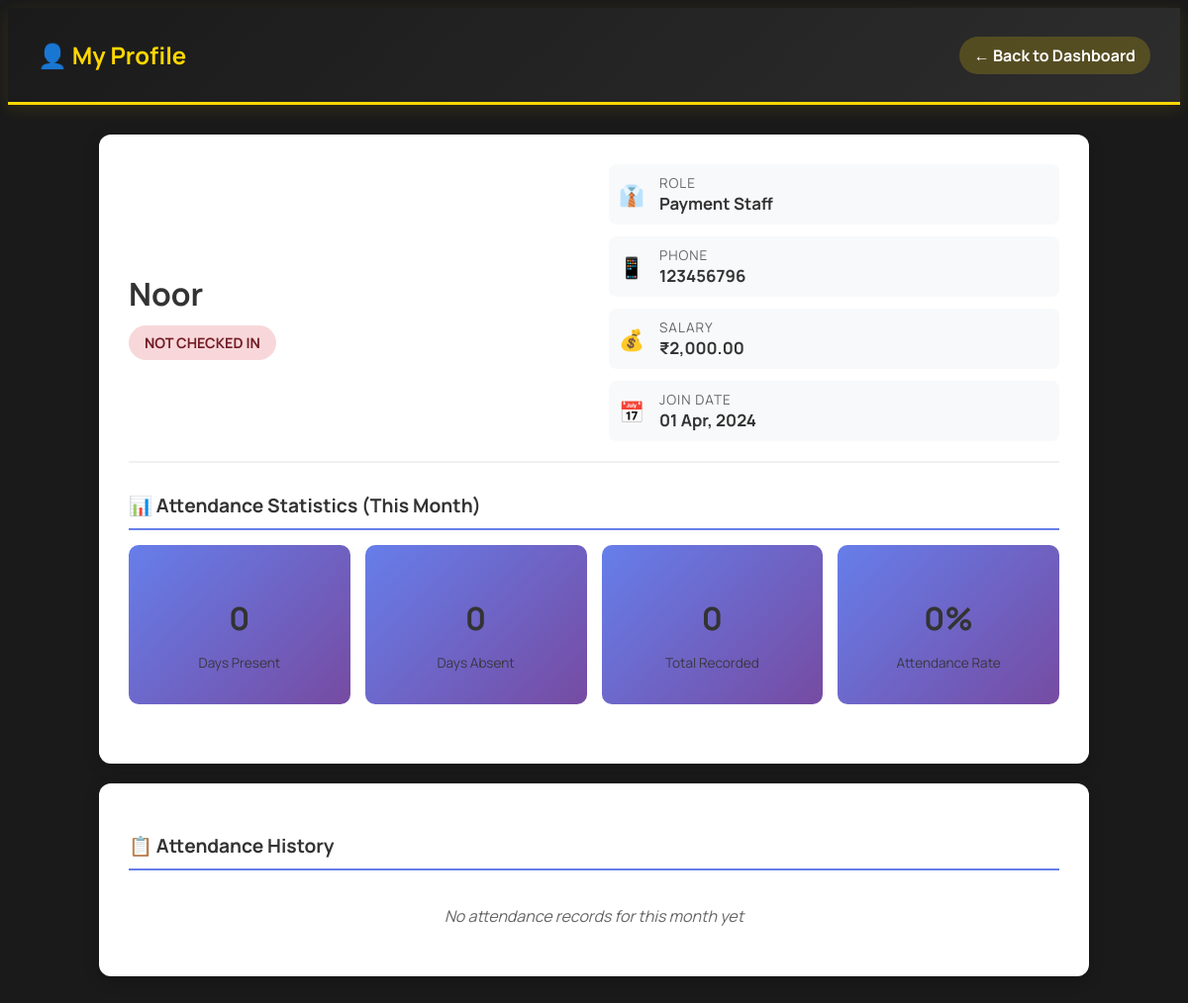
The app's page /staff/staff_profile.php (signed in) with its own data.
### tables this page shows
CREATE TABLE IF NOT EXISTS staff (
    staff_id INT AUTO_INCREMENT PRIMARY KEY,
    name VARCHAR(100) NOT NULL,
    phone VARCHAR(20) UNIQUE NOT NULL,
    role VARCHAR(50),
    salary DECIMAL(10,2),
    salary_per_day DECIMAL(10,2),
    join_date DATE,
    created_at TIMESTAMP DEFAULT CURRENT_TIMESTAMP
);

### staff/staff_profile.php (the view, shortened to what this page needs)
<?php
include '../includes/db_connect.php';
$staff_id = $_SESSION['staff_id'];
$staff = $conn->query("SELECT * FROM staff WHERE staff_id=$staff_id")->fetch_assoc();
$today = date('Y-m-d');
$attendance = $conn->query("SELECT * FROM attendance WHERE staff_id=$staff_id AND date='$today'")->fetch_assoc();
$attendance_records = $conn->query("
    SELECT * FROM attendance
    WHERE staff_id=$staff_id
    AND MONTH(date)=MONTH(CURDATE())
    AND YEAR(date)=YEAR(CURDATE())
    ORDER BY date DESC
");
$stats = $conn->query("
    SELECT
        SUM(CASE WHEN status='Present' THEN 1 ELSE 0 END) as present_count,
        SUM(CASE WHEN status='Absent' THEN 1 ELSE 0 END) as absent_count,
        COUNT(*) as total_days
    FROM attendance
    WHERE staff_id=$staff_id
    AND MONTH(date)=MONTH(CURDATE())
    AND YEAR(date)=YEAR(CURDATE())
")->fetch_assoc();
?>
<!DOCTYPE html>
<html lang="en">
<head>
    <link rel="stylesheet" href="../admin/admin_styles.css">
</head>
<body>
    <div class="header">
        <h1>👤 My Profile</h1>
        <a href="staff_dashboard.php" class="back-btn">← Back to Dashboard</a>
    </div>
    <div class="container">
        <div class="profile-section">
            <div class="profile-header">
                <div class="profile-info">
                    <h2><?php echo htmlspecialchars($staff['name']); ?></h2>
                    <span class="status-badge <?php echo ($attendance && $attendance['status'] == 'Present') ? 'status-present' : 'status-absent'; ?>">
                        <?php echo ($attendance && $attendance['status'] == 'Present') ? '✓ PRESENT TODAY' : 'NOT CHECKED IN'; ?>
                    </span>
                </div>
                <div class="profile-details">
                    <div class="detail-row">
                        <span class="detail-icon">👔</span>
                        <div class="detail-content">
                            <div class="detail-label">Role</div>
                            <div class="detail-value"><?php echo htmlspecialchars($staff['role']); ?></div>
                        </div>
                    </div>
                    <div class="detail-row">
                        <span class="detail-icon">📱</span>
                        <div class="detail-content">
                            <div class="detail-label">Phone</div>
                            <div class="detail-value"><?php echo htmlspecialchars($staff['phone']); ?></div>
                        </div>
                    </div>
                    <div class="detail-row">
                        <span class="detail-icon">💰</span>
                        <div class="detail-content">
                            <div class="detail-label">Salary</div>
                            <div class="detail-value">₹<?php echo number_format($staff['salary'], 2); ?></div>
                        </div>
                    </div>
                    <div class="detail-row">
                        <span class="detail-icon">📅</span>
                        <div class="detail-content">
                            <div class="detail-label">Join Date</div>
                            <div class="detail-value"><?php echo date('d M, Y', strtotime($staff['join_date'])); ?></div>
                        </div>
                    </div>
                </div>
            </div>
            <h3 class="section-title">📊 Attendance Statistics (This Month)</h3>
            <div class="stats-grid">
                <div class="stat-card">
                    <h3><?php echo $stats['present_count'] ?: 0; ?></h3>
                    <p>Days Present</p>
                </div>
                <div class="stat-card">
                    <h3><?php echo $stats['absent_count'] ?: 0; ?></h3>
                    <p>Days Absent</p>
                </div>
                <div class="stat-card">
                    <h3><?php echo $stats['total_days'] ?: 0; ?></h3>
                    <p>Total Recorded</p>
                </div>
                <div class="stat-card">
                    <h3><?php echo $stats['total_days'] > 0 ? round(($stats['present_count'] / $stats['total_days']) * 100) : 0; ?>%</h3>
                    <p>Attendance Rate</p>
                </div>
            </div>
        </div>
        <div class="profile-section">
            <h3 class="section-title">📋 Attendance History</h3>
            <?php if($attendance_records->num_rows == 0): ?>
                <div class="empty-message">
                    No attendance records for this month yet
                </div>
            <?php endif; ?>
        </div>
    </div>
</body>
</html>

### admin/admin_styles.css (style rules this page uses)
:root { --bg: #1a1a1a; --bg-accent: #2d2d2d; --panel: #ffffff; --panel-2: #f5f5f5; --ink: #000000; --muted: #666666; --accent: #FFD700; --accent-2: #FFA500; --border: #e5e5e5; --shadow: 0 8px 24px rgba(0, 0, 0, 0.15); }

### staff/staff_profile.php (style rules this page uses)
body { font-family: 'Manrope', sans-serif; background: #1a1a1a; color: #fff; min-height: 100vh; padding-bottom: 30px; }
.header { background: linear-gradient(135deg, #1a1a1a 0%, #2d2d2d 100%); border-bottom: 3px solid #FFD700; backdrop-filter: blur(10px); padding: 15px 30px; display: flex; justify-content: space-between; align-items: center; box-shadow: 0 4px 15px rgba(255, 215, 0, 0.1); }
.header h1 { font-size: 1.5em; color: #FFD700; font-weight: 700; }
.back-btn { background: rgba(255, 215, 0, 0.2); color: white; padding: 8px 15px; border-radius: 20px; text-decoration: none; font-weight: bold; transition: all 0.3s; }
.container { max-width: 1000px; margin: 0 auto; padding: 30px; }
.profile-section { background: white; color: #333; border-radius: 12px; padding: 30px; margin-bottom: 20px; box-shadow: 0 4px 15px rgba(0, 0, 0, 0.2); }
.profile-header { display: grid; grid-template-columns: 1fr 1fr; gap: 30px; align-items: center; margin-bottom: 30px; padding-bottom: 20px; border-bottom: 2px solid #f0f0f0; }
.profile-info h2 { font-size: 2em; margin-bottom: 10px; color: #333; }
.profile-details { display: flex; flex-direction: column; gap: 12px; }
.detail-row { display: flex; align-items: center; gap: 15px; padding: 10px; background: #f8f9fa; border-radius: 8px; }
.detail-icon { font-size: 1.3em; min-width: 25px; }
.detail-content { flex: 1; }
.detail-label { font-size: 0.85em; color: #666; text-transform: uppercase; letter-spacing: 1px; }
.detail-value { font-weight: bold; color: #333; font-size: 1.05em; }
.status-badge { display: inline-block; padding: 8px 16px; border-radius: 20px; font-weight: bold; font-size: 0.9em; }
.status-absent { background: #f8d7da; color: #721c24; }
.stats-grid { display: grid; grid-template-columns: repeat(auto-fit, minmax(150px, 1fr)); gap: 15px; margin-bottom: 30px; }
.stat-card { background: linear-gradient(135deg, #667eea 0%, #764ba2 100%); padding: 20px; border-radius: 10px; text-align: center; }
.stat-card h3 { font-size: 2em; margin-bottom: 5px; font-weight: bold; }
.stat-card p { font-size: 0.85em; opacity: 0.9; }
.section-title { font-size: 1.2em; color: #333; margin-bottom: 15px; padding-bottom: 10px; border-bottom: 2px solid #667eea; }
.empty-message { text-align: center; padding: 20px; color: #666; font-style: italic; }

### records on screen
staff: name "Noor", role "Payment Staff", phone "123456796", salary "2,000.00", join_date "01 Apr, 2024"

### other values on screen
$stats['present_count'] ?: 0 "0"
$stats['absent_count'] ?: 0 "0"
$stats['total_days'] ?: 0 "0"
